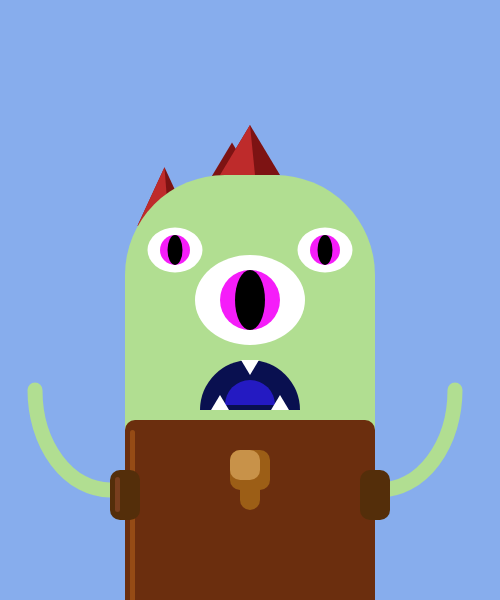
Frame 1 (no input)
Frame 60 (no input): identical to frame 1, image omitted
Frame 120 (the mouse pressed at the canvas centre since frame 60): identical to frame 1, image omitted

The p5.js sketch that drew this single still picture (run headless with seeded random() and noise() and a simulated clock; from frame 60 on, the mouse is pressed at the canvas centre):

// p5.js sketch
// ── sketch.js
function setup() {
//create a canvas
createCanvas( 500, 600 );
}

function draw() {
  //set the backgroung color
  background(135, 173, 237);
  //create a sandbox for the character
  push();
  //move the grid to the center of the canvas.
  translate( 250, 300 );

  //sandbox fot the base
  push();

    //base of the spines
    fill('rgb(125, 19, 19)');
    noStroke();
    triangle( -30, -125, 0, -175, 30, -125);
    //sandbox for the secondary spines
    push();
      //transformations
      scale(0.9);
      translate( -20, 0 );
      //detail of the main spine
      fill('rgb(125, 19, 19)');
      noStroke();
      triangle( -30, -125, 0, -175, 30, -125 );

      //transalion of the grid
      translate( -75, 80 );
      scale( 1, 1.3);
      //spine no2
      fill('rgb(125, 19, 19)');
      noStroke();
      triangle( -30, -125, 0, -175, 30, -125 );

    pop();

    //details on the spines
    push();
      fill('rgb(190, 43, 43)');
      noStroke();
      triangle( -30, -125, 0, -175, 5, -125);
      pop();

      //sandbox for the secondary spines
     push();
       //trasnformations
       scale(0.9);
       translate( -20, 0 );

       //transalion of the grid
       translate( -75, 80 );
       scale( 1, 1.3);
       //spine no2
       fill('rgb(190, 43, 43)');
       noStroke();
       triangle( -30, -125, 0, -175, 5, -125 );

     pop();

    //base of the head
    fill('rgb(177, 222, 145)');
    noStroke();
    rect( -125, -125, 250, 300, 100, 100, 50, 50);
    //base of the suit
    fill('rgb(107, 46, 14)');
    noStroke();
    rect( -125, 120, 250, 200, 10);

  // sandbox for the eyes
  push();
    //base of eye no1
    fill('rgb(255, 255, 255)');
    noStroke();
    ellipse( 0, 0, 110, 90 );

    //color of eye no1
    fill('rgb(245, 29, 249)');
    noStroke();
    ellipse ( 0, 0, 60 );

    //center of eye no1
    fill('rgb(0, 0, 0)');
    noStroke();
    ellipse ( 0, 0, 30, 60 );

    //sandbox for eye no2
    push();
      //transformations to the grid
      translate ( -75, -50 );
      scale(0.5);

      //base of eye no2
      fill('rgb(255, 255, 255)');
      noStroke();
      ellipse( 0, 0, 110, 90 );

      //color of eye no2
      fill('rgb(245, 29, 249)');
      noStroke();
      ellipse ( 0, 0, 60 );

      //center of eye no2
      fill('rgb(0, 0, 0)');
      noStroke();
      ellipse ( 0, 0, 30, 60 );
    pop();

    //sandbox for eye no3
    push();
      //transformations to the grid
      translate ( 75, -50 );
      scale(0.5);

      //base of eye no3
      fill('rgb(255, 255, 255)');
      noStroke();
      ellipse( 0, 0, 110, 90 );

      //color of eye no3
      fill('rgb(245, 29, 249)');
      noStroke();
      ellipse ( 0, 0, 60 );

      //center of eye no3
      fill('rgb(0, 0, 0)');
      noStroke();
      ellipse ( 0, 0, 30, 60 );
    pop();

  //sandbox for the mouth
  push();
    //tranlate the grid for the mouth
    translate(0, 110);

    //base of the mouth
    fill('rgb(9, 16, 80)');
    noStroke();
    arc( 0, 0, 100, 100, PI, 0);
  pop();

  //tonge
  push();
    translate( 0, 100 );

    //shape of the mouth
    fill('rgb(36, 26, 194)');
    noStroke();
    arc( 0, 5, 50, 50, PI, 0);
  pop();

    //teeth
    translate( 0, 10);
    //shape of the teeth
    fill('255');
    noStroke();
    triangle(-9, 50, 0, 65, 9, 50);

    //sandbox for details
    push();
      //flip the grid
      scale( 1, -1 );
      translate( 0, -150);

      //details
      push();
        translate( -30, 0 );
        fill('255');
        noStroke();
        triangle(-9, 50, 0, 65, 9, 50);
      pop();

      push();
        translate( 30, 0 );
        fill('255');
        noStroke();
        triangle(-9, 50, 0, 65, 9, 50);
      pop();

     pop();

     //clothes
     push();
       translate( 0, 120 );

       fill('rgb(156, 94, 22)');
       noStroke();
       rect( -20, 20, 40, 40, 10);

       noStroke();
       rect( -10, 20, 20, 60, 10);

       //light
       fill('rgb(200, 146, 73)');
       noStroke();
       rect( -20, 20, 30, 30, 10);

      pop();
    pop();

    //arms
    push();
      translate(0, 170);

      //light
      fill('rgb(149, 75, 21)');
      rect(-120, -40, 5, 200, 10);

      //arm no1
      push();
      translate( -140, -80 );

      noFill();
      stroke('rgb(177, 222, 145)');
      strokeWeight(15);
      arc( 0, 0, 150, 200, HALF_PI, PI);

      //arm no2
      scale( -1, 1 );
      translate( -270, 0 );

      noFill();
      stroke('rgb(177, 222, 145)');
      strokeWeight(15);
      arc( 0, 0, 150, 200, HALF_PI, PI);

      pop();

      //sleeves
      fill('rgb(84, 46, 10)');
      rect( 110, 0, 30, 50, 10);

      fill('rgb(84, 46, 10)');
      rect( -140, 0, 30, 50, 10);

      //sleeves's light
      fill('rgb(120, 62, 30)');
      rect( -135, 7, 5, 35, 10);

    pop();
  pop();
}
